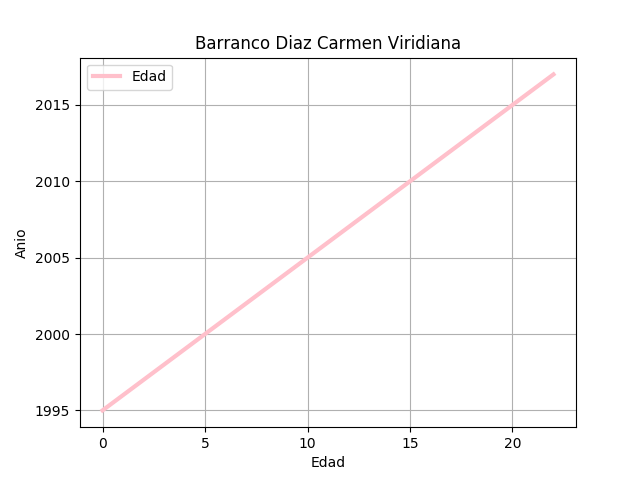

Reproduce this figure in Python.
import numpy as np
import pylab as plt
X=[0,1,2,3,4,5,6,7,8,9,10,11,12,13,14,15,16,17,18,19,20,21,22]
Y=[1995,1996,1997,1998,1999,2000,2001,2002,2003,2004,2005,2006,2007,2008,2009,2010,2011,2012,2013,2014,2015,2016,2017]
plt.plot(X,Y)
plt.title("Barranco Diaz Carmen Viridiana")
plt.xlabel("Edad")
plt.ylabel("Anio")
plt.grid(True)
plt.axis('tight')
plt.plot(X, Y, color="pink", linewidth=3.0, linestyle="-",label="Edad")
plt.plot(label="Edad")
plt.legend()
plt.savefig('graph.png')
plt.show()
